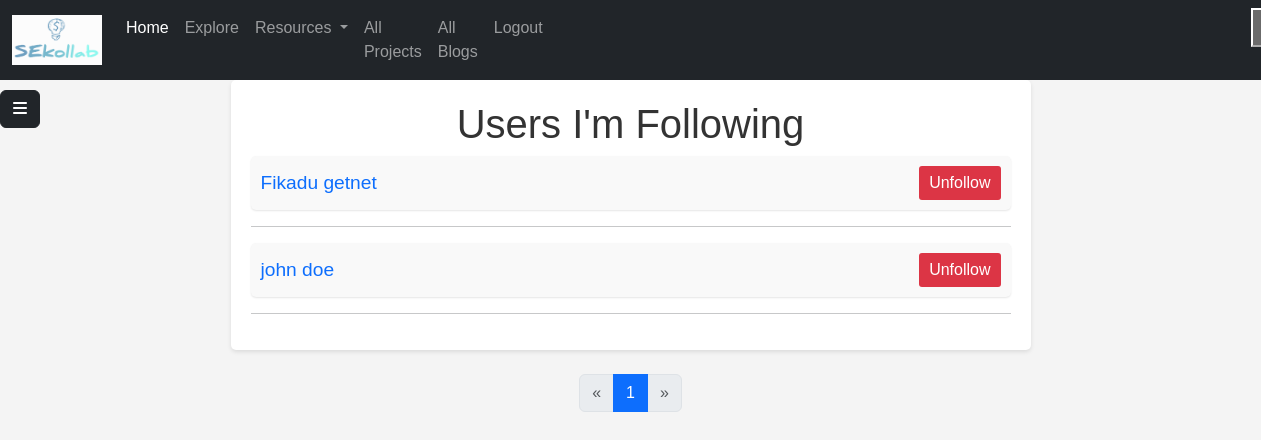
/myfollowing (signed in), run on the app's committed database.
### models.py (models this page shows)
class Follower(db.Model):
    __tablename__ = "followers"
    id = Column(Integer, primary_key=True, autoincrement=True)
    user_id = Column(Integer, ForeignKey('users.id', ondelete='CASCADE'), nullable=False)
    follower_id = Column(Integer, ForeignKey('users.id', ondelete='CASCADE'), nullable=False)
    followed_user = relationship("User", foreign_keys=[user_id], back_populates="followers")
    follower = relationship("User", foreign_keys=[follower_id], back_populates="following")

class User(UserMixin, db.Model):
    __tablename__ = "users"
    id = Column(Integer, primary_key=True, autoincrement=True)
    email = Column(String(100), unique=True)
    username = Column(String)
    fname = Column(String(30), nullable=False)
    lname = Column(String(30), nullable=False)
    profile_photo = Column(String)
    about_me = Column(String, nullable=False)
    phone_number = Column(String(11), nullable=False)
    age = Column(String(11), nullable=False)
    status = Column(String, nullable=False)
    skills = Column(String, nullable=False)
    portfolio = Column(String)
    password = Column(String(100))
    date = Column(String, nullable=False, default=datetime.date.today().strftime("%B %d, %Y"))
    is_active = db.Column(db.Boolean, default=True)
    country = Column(String, nullable=False)
    City = Column(String, nullable=False)
    twitter = Column(String)
    github = Column(String)
    education_status = Column(String)
    employment_status=Column(String, nullable=False)
    blogs = relationship("Blog", back_populates="author")
    comments = relationship("Userscomment", back_populates="user")
    liked_blogs = relationship("Blog", secondary='liked_blogs', backref='liking_users')
    collabration = relationship("Collabration", back_populates="user")
    followers = relationship("Follower", foreign_keys="[Follower.user_id]",back_populates="followed_user")
    following = relationship("Follower", foreign_keys="[Follower.follower_id]", back_populates="follower")
    interests = relationship("Interest", back_populates="user")

### main.py (the view)
@app.route("/myfollowing", methods=["GET", "POST"])
@login_required
def myfollowing():
    page = request.args.get("page", default=1, type=int)
    per_page = 10
    offset = (page - 1) * per_page
    user = User.query.get(current_user.id)
    following = Follower.query.filter_by(follower_id=current_user.id).offset(offset).limit(per_page).all()
    total_records = User.query.count()
    total_pages = (total_records // per_page) + (1 if total_records % per_page > 0 else 0)
    return render_template("myfollowing.html", allfollowing=following, user=user, page=page, total_pages=total_pages)

### main.py (called while the page is built)
@login_manager.user_loader
def load_user(user_id):
    return User.query.get(int(user_id))

### templates/myfollowing.html (shortened to what this page needs)
<!DOCTYPE html>
<html lang="en">
<head>
    <link href="https://cdn.jsdelivr.net/npm/bootstrap@5.3.3/dist/css/bootstrap.min.css" rel="stylesheet">
    <link rel="stylesheet" href="../static/css/myfollowing.css">
    <link rel="stylesheet" href="../static/css/sidebar.css">
</head>
<body>
{% include "navigationloggedin.html" %}
{% include "sidebar.html" %}
    <div class="container">
        <h1>Users I'm Following</h1>
        <div class="followers">
            {% if allfollowing %}
            {% for f in allfollowing %}
            <div class="follower">
               <a href="{{ url_for('profile',id=f.follower.id) }}"><p>{{ f.followed_user.fname }} {{ f.followed_user.lname }}</p></a>
                <button class="unfollow-btn" follower-id="{{ f.follower_id }}" >Unfollow</button>
            </div>
            <hr>
            {% endfor %}
            {% else %}
            <h3 style="margin-left: 30%;margin-top:40px;">You don't follow anyone yet</h3>
            <a style="margin-left: 30%" href="{{ url_for('otherusers') }}"><button type="button" class="btn btn-info">Click her to see other users</button></a>
            {% endif %}
        </div>
    </div>
<nav class="my-4" aria-label="...">
  <ul class="pagination justify-content-center">
    <li class="page-item {{ 'disabled' if page <= 1 else '' }}">
      <a class="page-link" href="{{ url_for('myfollowing', page=page-1) }}" tabindex="-1" aria-disabled="{{ 'true' if page <= 1 else 'false' }}">&laquo;</a>
    </li>
    {% for p in range(1, total_pages + 1) %}
      <li class="page-item {{ 'active' if p == page else '' }}">
        <a class="page-link" href="{{ url_for('myfollowing', page=p) }}">{{ p }}</a>
      </li>
    {% endfor %}
    <li class="page-item {{ 'disabled' if page >= total_pages else '' }}">
      <a class="page-link" href="{{ url_for('myfollowing', page=page+1) }}">&raquo;</a>
    </li>
  </ul>
</nav>
</body>
</html>

### static/css/myfollowing.css (style rules this page uses)
body { font-family: Arial, sans-serif; background-color: #f4f4f4; margin: 0; }
.container { max-width: 800px; margin: 0 auto; background-color: #fff; padding: 20px; border-radius: 5px; box-shadow: 0 2px 4px rgba(0, 0, 0, 0.1); }
h1 { text-align: center; color: #333; }
.follower { display: flex; align-items: center; justify-content: space-between; margin-bottom: 10px; padding: 10px; background-color: #f9f9f9; border-radius: 5px; box-shadow: 0 1px 2px rgba(0, 0, 0, 0.1); }
.follower p { margin: 0; font-size: 1.2em; }
.unfollow-btn { background-color: #dc3545; color: #fff; border: none; padding: 5px 10px; border-radius: 3px; cursor: pointer; }
a { text-decoration: none; }

### static/css/sidebar.css (style rules this page uses)
a { text-decoration: none; }
li { color: black; }

### data on the page
Follower: followed_user.fname "Fikadu", followed_user.lname "getnet"
Follower: followed_user.fname "john", followed_user.lname "doe"

### other printed values
{{ p }} "1"
